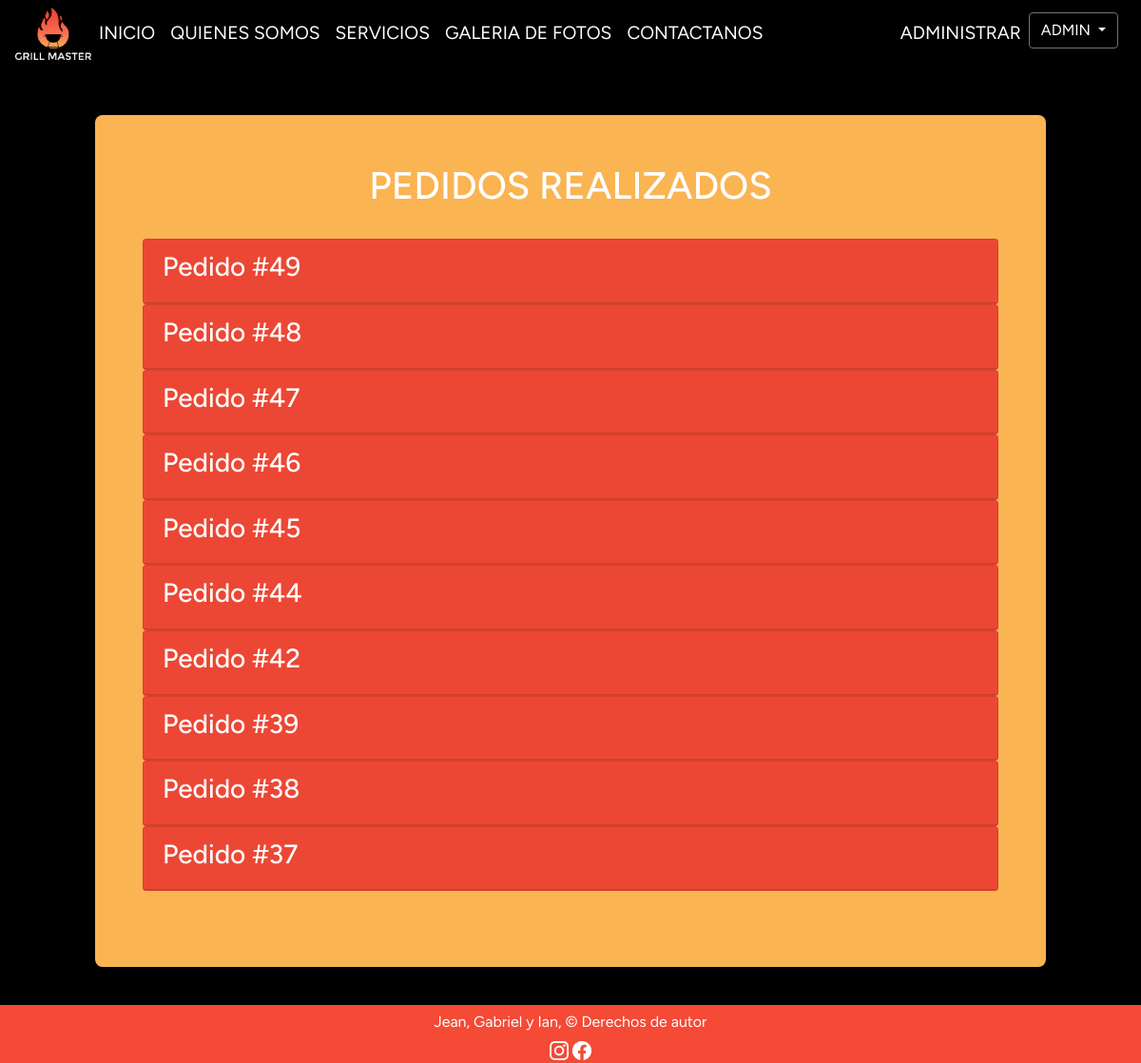
Page /orders/ (signed in) on the committed database.
### grillmaster/models.py (models this page shows, shortened)
class Orden(models.Model):
    id = models.AutoField(primary_key=True)
    total = models.BigIntegerField()
    taxes = models.BigIntegerField(default=0)
    status = models.IntegerField(default=3)
    shipping = models.BigIntegerField(default=0)
    date = models.DateTimeField(blank=False, null=False, default=now)
    user = models.ForeignKey(settings.AUTH_USER_MODEL, on_delete=models.CASCADE)
    @property
    def percent(self):
        return round(self.status * 33.3)

### grillmaster/views.py (the view)
# urls.py: path('orders/', views.orders, name='orders'),
@login_required
def orders(request):
    orders = Orden.objects.filter(user=request.user).prefetch_related('detalles_orden__product_id').order_by('-date')
    ctx = {
        'orders': orders,
    }
    return render(request, 'cart/orders.html', ctx)

### grillmaster/context_processor.py (called while the page is built)
def calculate_shipping(total):
    shipping = 0
    if total > 50000:
        return 0
    return shipping

def calculate_taxes(total):
    return round(total * 0.19)

def shopping_cart_total(request):
    total = 0
    amount = 0
    try:
        for key, value in request.session['shopping_cart'].items():
            amount = amount + int(value['amount'])
            total = total + int(value['price']) * value['amount']
    except:
        request.session['shopping_cart'] = {}
        total = 0
    shipping = calculate_shipping(total)
    taxes = calculate_taxes(total)
    return {
        'taxes': taxes,
        'shopping_cart_total': (total + taxes + shipping),
        'shopping_cart_amount': amount,
        'shipping': shipping,
    }

### grillmaster/templates/cart/orders.html (shortened to what this page needs)
<!DOCTYPE html>
<html lang="es">
<head>
    {% load static %}
    <link href="https://stackpath.bootstrapcdn.com/bootstrap/4.5.2/css/bootstrap.min.css" rel="stylesheet">
    <link rel="stylesheet" href="{% static '/css/orderss.css' %}">
    <link rel="stylesheet" href="{% static '/css/nav.css' %}">
</head>
<body>
    {% include 'nav.html' %}
    <div id="main-content" class="container">
        <div class="row mb-4">
            <div class="col text-white">
                <h1>PEDIDOS REALIZADOS</h1>
            </div>
        </div>
        <div class="row">
            <div class="col">
                {% if orders %}
                <div id="accordion">
                    {% for order in orders %}
                    <div class="card" style="background-color: #F44A36; color: white;">
                        <div class="card-header" data-toggle="collapse" data-target="#collapse-{{ forloop.counter }}" aria-expanded="true" aria-controls="collapse-{{ forloop.counter }}">
                            <div class="d-flex justify-content-between">
                                <h3>Pedido #{{ order.id }}</h3>
                            </div>
                        </div>
                    </div>
                    {% endfor %}
                </div>
                {% else %}
                <p>No has realizado pedidos todavía. Cuando realices un pedido aparecerá aquí.</p>
                {% endif %}
            </div>
        </div>
    </div>
    {% include 'footer.html' %}
</body>
</html>

### grillmaster/templates/nav.html (shortened to what this page needs)
{% load static %}
<nav class="navbar navbar-expand-md bg-black text-white navbar-white">
  <img
    src="{% static 'img/grillmasterlogo/logoentero.png' %}"
    alt="Logo Empresa"
    width="80"/>
  <div class="collapse navbar-collapse" id="collapsibleNavbar">
    <ul class="navbar-nav mr-auto">
      {% url 'index' as index_url %}
      <li class="nav-item">
        <a
          class="nav-link {% if request.path == index_url %}active{% endif %}"
          href="{{ index_url }}">INICIO</a>
      </li>
      {% url 'aboutUs' as about_us_url %}
      <li class="nav-item">
        <a
          class="nav-link {% if request.path == about_us_url %}active{% endif %}"
          href="{{ about_us_url }}">QUIENES SOMOS</a>
      </li>
      {% url 'products' as shop_url %}
      <li class="nav-item">
        <a
          class="nav-link {% if request.path == shop_url %}active{% endif %}"
          href="{{ shop_url }}">SERVICIOS</a>
      </li>
      {% url 'photoGallery' as photo_gallery_url %}
      <li class="nav-item">
        <a
          class="nav-link {% if request.path == photo_gallery_url %}active{% endif %}"
          href="{{ photo_gallery_url }}">GALERIA DE FOTOS</a>
      </li>
      {% url 'contact' as contact_url %}
      <li class="nav-item">
        <a
          class="nav-link {% if request.path == contact_url %}active{% endif %}"
          href="{{ contact_url }}">CONTACTANOS</a>
      </li>
    </ul>
    <ul class="navbar-nav">
      {% if user.is_staff %}
      {% url 'management' as management_url %}
      <li class="nav-item">
        <a
          class="nav-link {% if request.path == management_url %}active{% endif %}"
          href="{{ management_url }}">ADMINISTRAR</a>
      </li>
      {% endif %}
      {% if user.is_authenticated %}
      <li class="nav-item mr-2">
        <div class="dropdown">
          <button
            class="btn btn-secondary dropdown-toggle"
            type="button"
            id="dropdownMenuButton"
            data-toggle="dropdown"
            style="background-color: black; font-family: 'Figtree'"
          >
          {{ user.username | upper }}
          </button>
        </div>
      </li>
      {% endif %}
    </ul>
  </div>
</nav>

### grillmaster/static/css/orderss.css (style rules this page uses)
body { font-family: 'Figtree'; margin: 0; padding: 0; background-color: black; position: relative; }
a, a:hover { text-decoration: none; color: inherit; cursor: pointer; font-size: larger; }
.container { max-width: 1000px; margin: 0 auto; padding: 50px; background-color: #FAB451; border-radius: 8px; box-shadow: 0 0 10px rgba(0, 0, 0, 0.1); }
h1 { text-align: center; }

### grillmaster/templates/cart/orders.html (style rules this page uses)
.card-header { cursor: pointer; }
html, body { height: 100%; }
body { display: flex; flex-direction: column; }
#main-content { flex: 1; padding-bottom: 80px; }

### rows in the picture
Orden: id "49"
Orden: id "48"
Orden: id "47"
Orden: id "46"
Orden: id "45"
Orden: id "44"
Orden: id "42"
Orden: id "39"
Orden: id "38"
Orden: id "37"

### other values in the picture
{{ user.username | upper }} "ADMIN"
